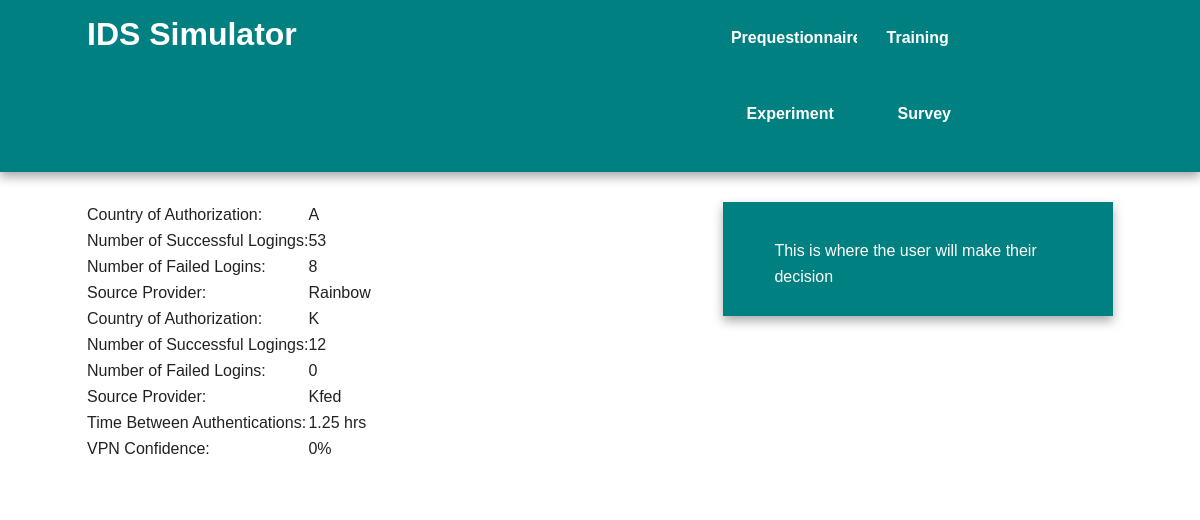
Screenshot of /eventPage/1 with the database file from the repository.
### models.py (models this page shows)
class TrainingEvent(db.Model):
    id = db.Column(db.Integer, primary_key=True)
    is_false_positive = db.Column(db.Boolean())
    country_of_authentication1 = db.Column(db.String(1))
    number_successful_logins1 = db.Column(db.Integer)
    number_failed_logins1 = db.Column(db.Integer)
    source_provider1 = db.Column(db.String(50))
    country_of_authentication2 = db.Column(db.String(1))
    number_successful_logins2 = db.Column(db.Integer)
    number_failed_logins2 = db.Column(db.Integer)
    source_provider2 = db.Column(db.String(50))
    time_between_authentications = db.Column(db.Float)
    vpn_confidence = db.Column(db.String(5))

### crywolf.py (the view)
@app.route('/eventPage/<eventId>')
def eventPage(eventId):
    event = models.TrainingEvent.query.get(eventId)
    return render_template('eventPage.html', event = event)

### templates/eventPage.html (shortened to what this page needs)
{% extends "base.html" %}
{% block content %}
    <article>
        <table>
            <tr><td>Country of Authorization: </td>    <td>{{event.country_of_authentication1}}</td></tr>
            <tr><td>Number of Successful Logings: </td>    <td>{{event.number_successful_logins1}}</td></tr>
            <tr><td>Number of Failed Logins: </td>    <td>{{event.number_failed_logins1}}</td></tr>
            <tr><td>Source Provider: </td>    <td>{{event.source_provider1}}</td></tr>
            <tr><td>Country of Authorization: </td>    <td>{{event.country_of_authentication2}}</td></tr>
            <tr><td>Number of Successful Logings: </td>    <td>{{event.number_successful_logins2}}</td></tr>
            <tr><td>Number of Failed Logins: </td>    <td>{{event.number_failed_logins2}}</td></tr>
            <tr><td>Source Provider: </td>    <td>{{event.source_provider2}} </td></tr>
            <tr><td>Time Between Authentications: </td>    <td>{{event.time_between_authentications}} hrs</td></tr>
            <tr><td>VPN Confidence: </td>    <td>{{event.vpn_confidence}} </td></tr>
        </table>
    </article>
    <aside>
        <p> This is where the user will make their decision</p>
    </aside>
{% endblock %}

### templates/base.html (shortened to what this page needs)
<!doctype html>
<html class="no-js" lang="">
    <head>
        <link rel="stylesheet" href="../static/css/normalize.min.css">
        <link rel="stylesheet" href="../static/css/main.css">
    </head>
    <body>
        <div class="header-container">
            <header class="wrapper clearfix">
                <a href= {{ url_for('index') }}><h1 class="title">IDS Simulator</h1></a>
                <nav>
                    <ul>
                        <li><a href={{ url_for('prequestionnaire') }}>Prequestionnaire</a></li>
                        <li><a href={{ url_for('training') }}>Training</a></li>
                        <li><a href={{ url_for('experiment') }}>Experiment</a></li>
                        <li><a href={{ url_for('postsurvey') }}>Survey</a></li>
                    </ul>
                </nav>
            </header>
        </div>
        <div class="main-container">
            <div class="main wrapper clearfix">
                {% block content %}
                {% endblock %}
            </div>
        </div>
    </body>
</html>

### static/css/main.css (style rules this page uses)
html { color: #222; font-size: 1em; line-height: 1.4; }
body { font: 16px/26px Helvetica, Helvetica Neue, Arial; }
.wrapper { width: 90%; margin: 0 5%; }
.header-container { border-bottom: 20px solid teal; }
.footer-container, .main aside { border-top: 20px solid teal; }
.header-container, .footer-container, .main aside { background: teal; }
.title { color: white; }
nav ul { margin: 0; padding: 0; list-style-type: none; }
nav a { display: block; margin-bottom: 10px; padding: 15px 0; text-align: center; text-decoration: none; font-weight: bold; color: white; background: teal; }
.main { padding: 30px 0; }
.main aside { color: white; padding: 0px 5% 10px; }
@media only screen and (min-width: 480px) { nav a { float: left; width: 27%; margin: 0 1.7%; padding: 25px 2%; margin-bottom: 0; } }
@media only screen and (min-width: 480px) { nav li:first-child a { margin-left: 0; } }
@media only screen and (min-width: 480px) { nav li:last-child a { margin-right: 0; } }
@media only screen and (min-width: 480px) { nav ul li { display: inline; } }
@media only screen and (min-width: 768px) { .header-container, .main aside { -webkit-box-shadow: 0 5px 10px #aaa; -moz-box-shadow: 0 5px 10px #aaa; box-shadow: 0 5px 10px #aaa; } }
@media only screen and (min-width: 768px) { .title { float: left; } }
@media only screen and (min-width: 768px) { nav { float: right; width: 38%; } }
@media only screen and (min-width: 768px) { .main article { float: left; width: 57%; } }
@media only screen and (min-width: 768px) { .main aside { float: right; width: 28%; } }
@media only screen and (min-width: 1140px) { .wrapper { width: 1026px; margin: 0 auto; } }
.clearfix:before, .clearfix:after { content: " "; display: table; }
.clearfix:after { clear: both; }
.clearfix { *zoom: 1; }

### rows the page displays
TrainingEvent: country_of_authentication1 "A", number_successful_logins1 "53", number_failed_logins1 "8", source_provider1 "Rainbow", country_of_authentication2 "K", number_successful_logins2 "12", number_failed_logins2 "0", source_provider2 "Kfed", time_between_authentications "1.25", vpn_confidence "0%"
